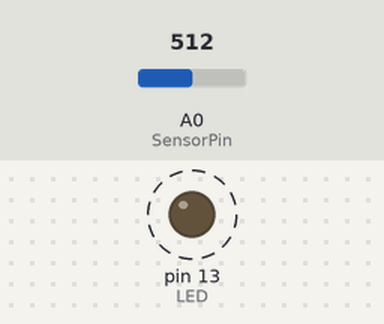
The sketch below on a simulated Arduino Uno, built with avr-gcc and run on an emulated ATmega328P. Shown: output pins drawn as LEDs (lit = HIGH). Dashed ring = blinking. Inputs (shaded band) come from the test bench; at power-on: A0 (SensorPin) = 512. What the sketch prints to the serial monitor is not drawn.

Above: at 0.4 s.
Timing chart, 0 to 3.7 s (numbered marks = the images above):
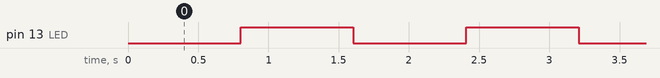

Measured:
- by itself, pin 13 (LED): alternates HIGH for 0.80 s and LOW for 0.80 s

The sketch:

PH_testing_code.ino
```cpp
/*
 # This sample code is used to test the pH meter V1.0.
 # Editor : YouYou
 # Ver    : 1.0
 # Product: analog pH meter
 # SKU    : SEN0161
*/
#define SensorPin A0            //pH meter Analog output to Arduino Analog Input 0
#define Offset 0.00            //deviation compensate
#define LED 13
#define samplingInterval 20
#define printInterval 800
#define ArrayLenth  40    //times of collection
int pHArray[ArrayLenth];   //Store the average value of the sensor feedback
int pHArrayIndex=0;
float rawvalue = 0;

void setup(void)
{
  pinMode(LED,OUTPUT);
  Serial.begin(9600);
  Serial.println("pH meter experiment!");    //Test the serial monitor
}
void loop(void)
{
  static unsigned long samplingTime = millis();
  static unsigned long printTime = millis();
  static float pHValue,voltage;
  if(millis()-samplingTime > samplingInterval)
  {
      pHArray[pHArrayIndex++]=analogRead(SensorPin);
      if(pHArrayIndex==ArrayLenth)pHArrayIndex=0;
      rawvalue = avergearray(pHArray, ArrayLenth);
      voltage = avergearray(pHArray, ArrayLenth)*5.0/1024;
      pHValue = -5.553016453*voltage + 28.69378428;
      //pHValue = 3.5*voltage+Offset;
      samplingTime=millis();
  }
  if(millis() - printTime > printInterval)   //Every 800 milliseconds, print a numerical, convert the state of the LED indicator
  {
    Serial.print("Voltage:");
        Serial.print(voltage,2);
        Serial.print("    pH value: ");
        Serial.println(pHValue,2);
    Serial.print("Analog reading: ");
    Serial.println(rawvalue);

        digitalWrite(LED,digitalRead(LED)^1);
        printTime=millis();
  }
}
double avergearray(int* arr, int number){
  int i;
  int max,min;
  double avg;
  long amount=0;
  if(number<=0){
    Serial.println("Error number for the array to avraging!/n");
    return 0;
  }
  if(number<5){   //less than 5, calculated directly statistics
    for(i=0;i<number;i++){
      amount+=arr[i];
    }
    avg = amount/number;
    return avg;
  }else{
    if(arr[0]<arr[1]){
      min = arr[0];max=arr[1];
    }
    else{
      min=arr[1];max=arr[0];
    }
    for(i=2;i<number;i++){
      if(arr[i]<min){
        amount+=min;        //arr<min
        min=arr[i];
      }else {
        if(arr[i]>max){
          amount+=max;    //arr>max
          max=arr[i];
        }else{
          amount+=arr[i]; //min<=arr<=max
        }
      }//if
    }//for
    avg = (double)amount/(number-2);
  }//if
  return avg;
}
```
